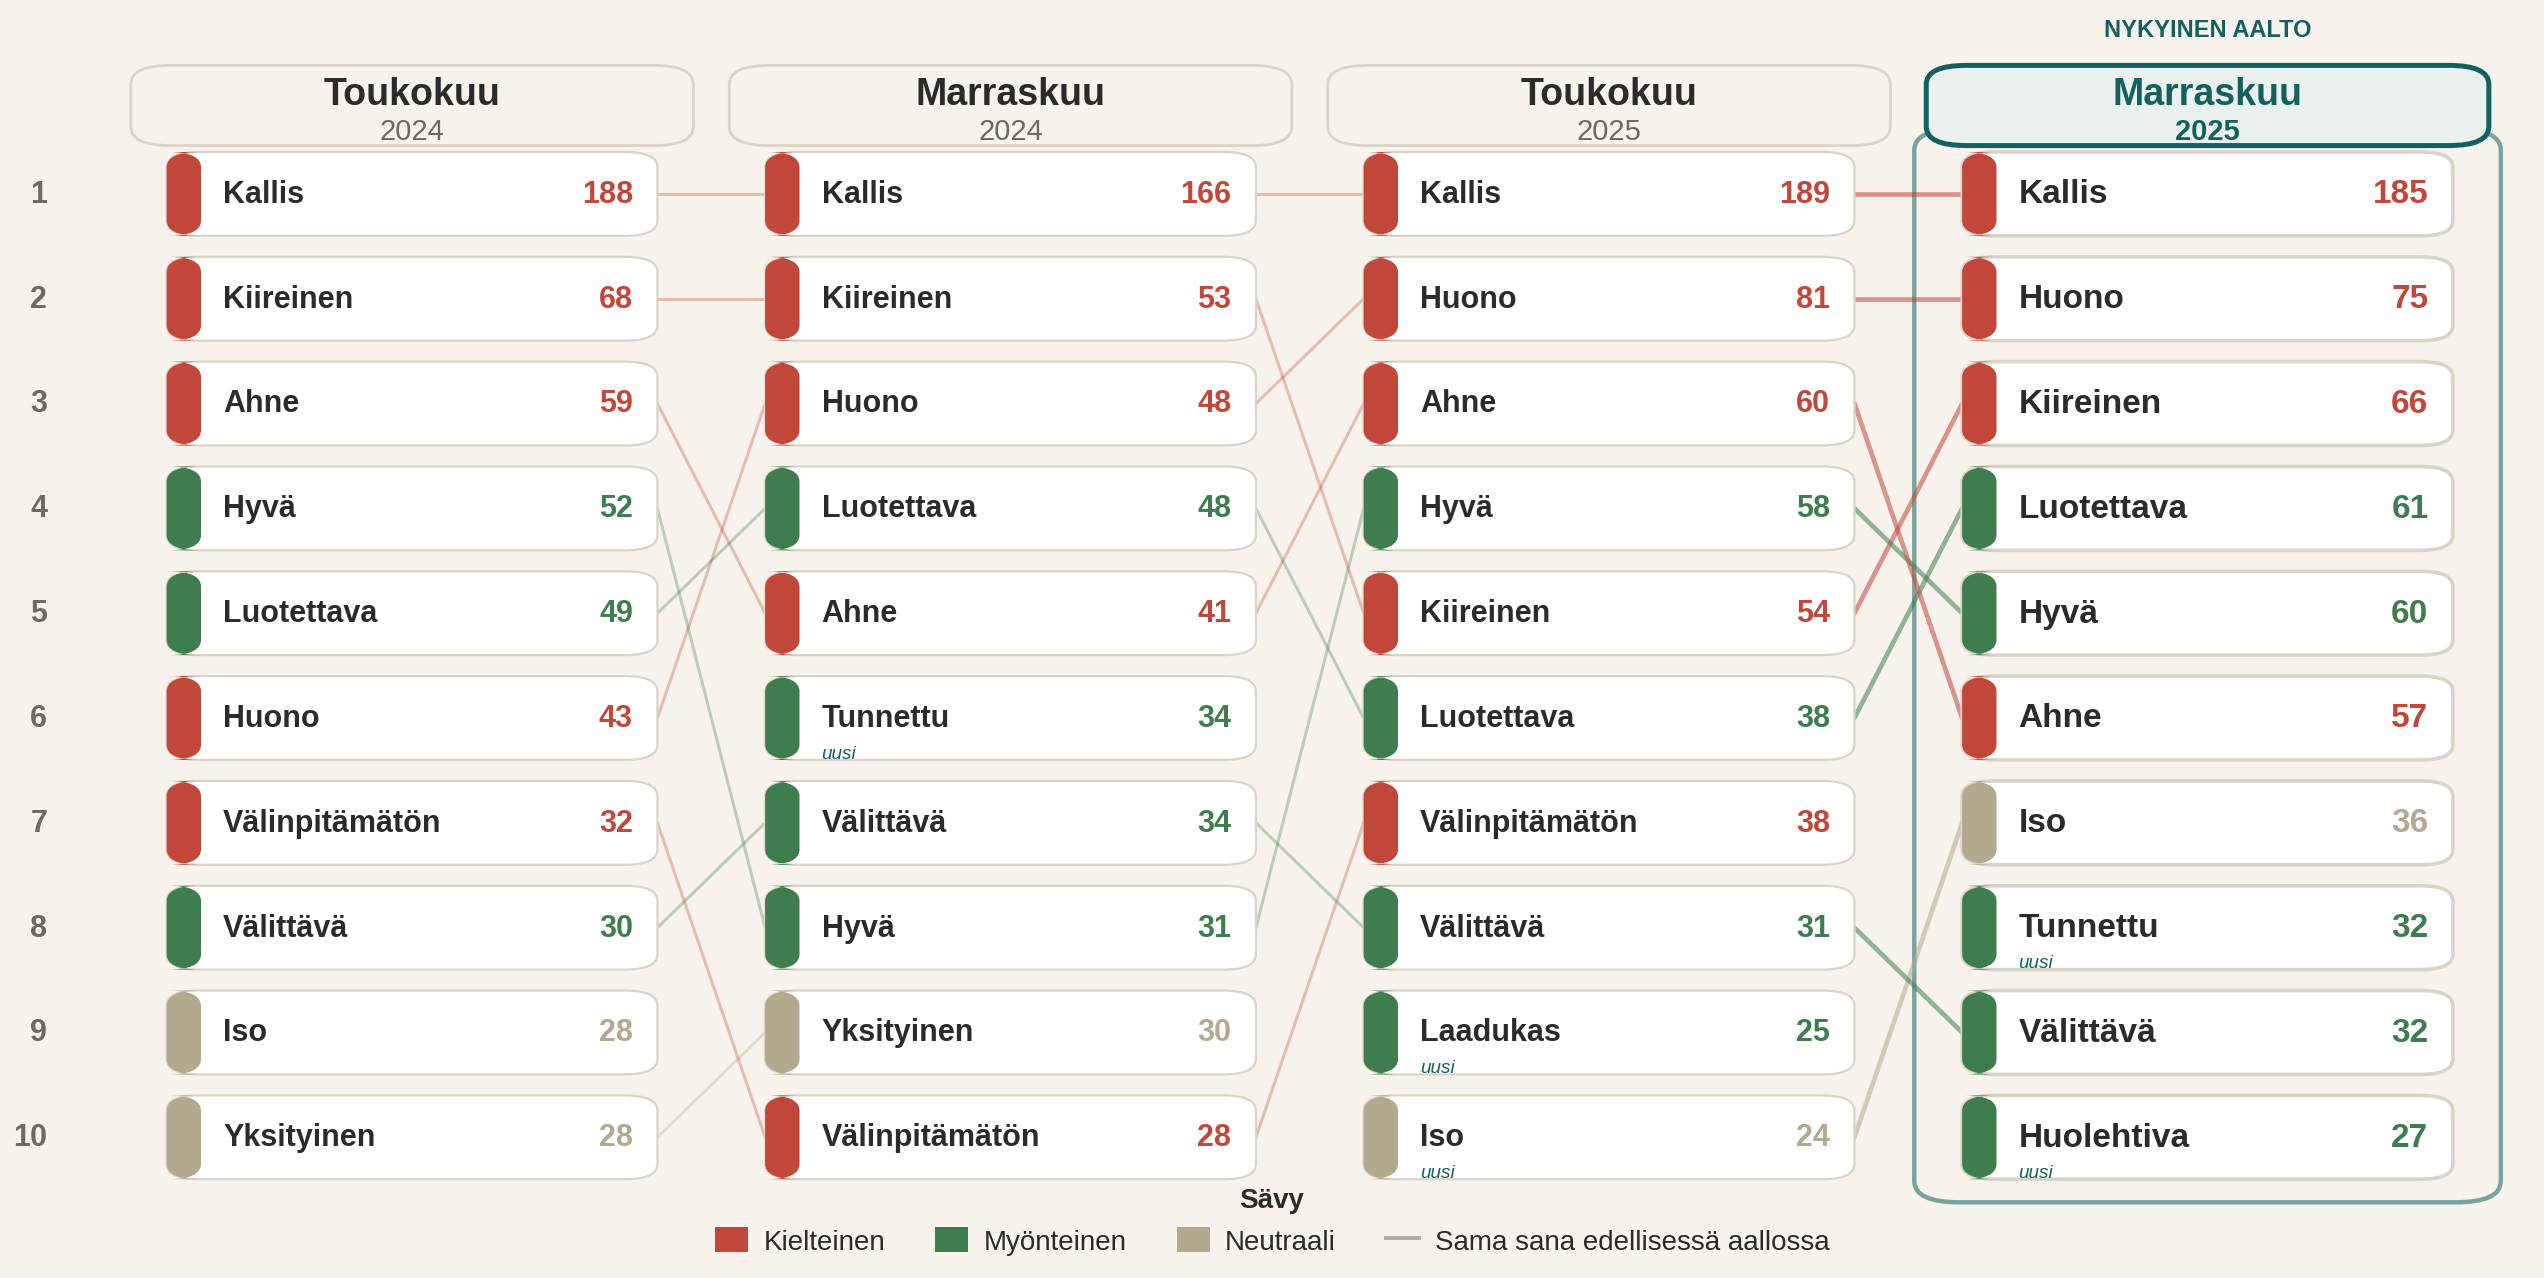

Source code (Python):
#!/usr/bin/env python3
"""Build the MULTI-WAVE spontaneous brand-image (words) slide — nSight style.

Shows the TOP-10 spontaneously-mentioned words describing Attendo for ALL FOUR
survey waves side by side, as four ranked columns. Each cell is a word + its
EXACT mention count, coloured by sentiment (kielteinen / myönteinen /
neutraali). Thin connector lines link the same word across adjacent waves so
rank movement is visible; words new to a wave's TOP-10 carry a small "uusi"
flag. The current wave (Marraskuu 2025) is emphasised with a highlighted
header band and a heavier panel border.

All words, counts and sentiment values are read VERBATIM from words_waves.json.
Nothing is hard-coded or invented.

Run: uv run python chart_lab/agent_dense_words.py
"""
import json
from pathlib import Path

import matplotlib
matplotlib.use("Agg")
import matplotlib.pyplot as plt
from matplotlib import font_manager as fm
from matplotlib.patches import FancyBboxPatch, Patch
from matplotlib.lines import Line2D

from pptx import Presentation
from pptx.util import Inches, Pt, Emu
from pptx.dml.color import RGBColor
from pptx.enum.text import PP_ALIGN, MSO_ANCHOR
from PIL import Image

# ---------------------------------------------------------------- paths
ROOT = Path("/home/johan/Projects/nsight/proto")
DATA = ROOT / "chart_lab" / "words_waves.json"
PNG = ROOT / "chart_lab" / "agent_dense_words.png"
OUT = ROOT / "work" / "agent_dense_words.pptx"
OUT.parent.mkdir(parents=True, exist_ok=True)

# ---------------------------------------------------------------- fonts
FONT_REG = "/usr/share/fonts/truetype/liberation/LiberationSans-Regular.ttf"
FONT_BOLD = "/usr/share/fonts/truetype/liberation/LiberationSans-Bold.ttf"
for f in (FONT_REG, FONT_BOLD):
    fm.fontManager.addfont(f)
plt.rcParams["font.family"] = "Liberation Sans"

# ---------------------------------------------------------------- data
d = json.loads(DATA.read_text())
QUESTION = d["question"]
BASE = d["base"]                       # "kaikki vastaajat, n=863"
WAVES = list(d["waves"].keys())        # 4 wave names, chronological order
waves = {w: [(word, cnt) for word, cnt in d["waves"][w]] for w in WAVES}
SENT = d["sentiment"]                   # word -> sentiment (verbatim)
CURRENT = WAVES[-1]                     # current wave = last (Marraskuu 2025)

# ---------------------------------------------------------------- brand colours
CREAM = "#F7F3EC"
PANEL = "#FFFFFF"
INK = "#2B2B2B"
TEAL = "#13615E"
MUTED = "#6E6A63"
GRID = "#DAD3C7"
HILITE = "#E9F0EE"          # soft teal tint for current-wave header band

SENT_COLOR = {
    "kielteinen": "#C0473A",   # negative — warm red
    "myönteinen": "#3F7D4E",   # positive — green
    "neutraali":  "#B3A98F",   # neutral — warm grey
}
SENT_LABEL = {
    "kielteinen": "Kielteinen",
    "myönteinen": "Myönteinen",
    "neutraali":  "Neutraali",
}
SENT_ORDER = ["kielteinen", "myönteinen", "neutraali"]
present = [s for s in SENT_ORDER
           if any(SENT[w] == s for col in waves.values() for w, _ in col)]

# ---------------------------------------------------------------- layout grid
N_WAVES = len(WAVES)
N_ROWS = 10                                   # TOP-10

# canvas in data coords (0..100 x, 0..100 y)
COL_X0, COL_X1 = 4.0, 99.0
col_span = (COL_X1 - COL_X0) / N_WAVES
# centre x of each wave column
col_cx = [COL_X0 + col_span * (i + 0.5) for i in range(N_WAVES)]
# pill (cell) geometry
PILL_W = col_span * 0.82
HDR_Y = 94.0                                   # header band centre
ROW_TOP = 86.5
ROW_BOT = 6.5
row_h = (ROW_TOP - ROW_BOT) / (N_ROWS - 1)
row_y = [ROW_TOP - row_h * r for r in range(N_ROWS)]   # rank 1 at top

# rank lookup for each wave: word -> row index (0-based)
rank_of = {w: {word: i for i, (word, _) in enumerate(waves[w])} for w in WAVES}

# ---------------------------------------------------------------- figure
FIG_W, FIG_H = 12.6, 6.25
fig = plt.figure(figsize=(FIG_W, FIG_H), dpi=200)
fig.patch.set_facecolor(CREAM)
ax = fig.add_axes([0.0, 0.0, 1.0, 1.0])
ax.set_xlim(0, 100)
ax.set_ylim(-4, 102)
ax.axis("off")

PILL_H = row_h * 0.80

def pill_xy(col_i, row_i):
    cx = col_cx[col_i]
    cy = row_y[row_i]
    return cx, cy


# ---- connector lines between adjacent waves (drawn first, behind pills) ----
for ci in range(N_WAVES - 1):
    left_words = {word for word, _ in waves[WAVES[ci]]}
    for word, _ in waves[WAVES[ci + 1]]:
        if word in left_words:
            r0 = rank_of[WAVES[ci]][word]
            r1 = rank_of[WAVES[ci + 1]][word]
            x0 = col_cx[ci] + PILL_W / 2.0
            x1 = col_cx[ci + 1] - PILL_W / 2.0
            y0 = row_y[r0]
            y1 = row_y[r1]
            col = SENT_COLOR[SENT[word]]
            # emphasise lines feeding into the current wave
            lw = 1.7 if WAVES[ci + 1] == CURRENT else 1.1
            alpha = 0.55 if WAVES[ci + 1] == CURRENT else 0.32
            ax.plot([x0, x1], [y0, y1], color=col, lw=lw, alpha=alpha,
                    solid_capstyle="round", zorder=2)

# ---- rank gutter numbers (left of first column) ----
for r in range(N_ROWS):
    ax.text(COL_X0 - 2.6, row_y[r], f"{r + 1}", va="center", ha="right",
            fontsize=11, color=MUTED, fontweight="bold", zorder=4)

# ---- column header bands + wave labels ----
for ci, wv in enumerate(WAVES):
    is_cur = (wv == CURRENT)
    cx = col_cx[ci]
    band_w = col_span * 0.94
    # header band
    ax.add_patch(FancyBboxPatch(
        (cx - band_w / 2.0, HDR_Y - 3.4), band_w, 6.8,
        boxstyle="round,pad=0,rounding_size=1.6",
        facecolor=(HILITE if is_cur else "none"),
        edgecolor=(TEAL if is_cur else GRID),
        linewidth=(1.8 if is_cur else 1.0), zorder=3))
    # split "Toukokuu 2024" -> month / year for a tidy 2-line header
    parts = wv.split(" ")
    month, year = parts[0], parts[-1]
    ax.text(cx, HDR_Y + 1.0, month, va="center", ha="center",
            fontsize=13.5, fontweight="bold",
            color=(TEAL if is_cur else INK), zorder=5)
    ax.text(cx, HDR_Y - 2.2, year, va="center", ha="center",
            fontsize=10.5, color=(TEAL if is_cur else MUTED),
            fontweight=("bold" if is_cur else "normal"), zorder=5)
    if is_cur:
        ax.text(cx, HDR_Y + 6.4, "NYKYINEN AALTO", va="center", ha="center",
                fontsize=8.5, fontweight="bold", color=TEAL, zorder=5)

# ---- emphasis border around the current-wave column ----
cur_i = WAVES.index(CURRENT)
ax.add_patch(FancyBboxPatch(
    (col_cx[cur_i] - col_span * 0.49, ROW_BOT - row_h * 0.62),
    col_span * 0.98, (ROW_TOP - ROW_BOT) + row_h * 1.24,
    boxstyle="round,pad=0,rounding_size=1.8",
    facecolor="none", edgecolor=TEAL, linewidth=1.6, alpha=0.55, zorder=1))

# ---- the cells (word + count pills) ----
for ci, wv in enumerate(WAVES):
    is_cur = (wv == CURRENT)
    prev_words = (set(w for w, _ in waves[WAVES[ci - 1]]) if ci > 0 else None)
    cx = col_cx[ci]
    for r, (word, cnt) in enumerate(waves[wv]):
        cy = row_y[r]
        col = SENT_COLOR[SENT[word]]
        # pill: light tinted background with a coloured left sentiment chip
        pw, ph = PILL_W, PILL_H
        ax.add_patch(FancyBboxPatch(
            (cx - pw / 2.0, cy - ph / 2.0), pw, ph,
            boxstyle="round,pad=0,rounding_size=1.3",
            facecolor=PANEL, edgecolor=GRID,
            linewidth=(1.3 if is_cur else 0.8), zorder=4))
        # sentiment chip (left edge)
        chip_w = pw * 0.07
        ax.add_patch(FancyBboxPatch(
            (cx - pw / 2.0, cy - ph / 2.0), chip_w, ph,
            boxstyle="round,pad=0,rounding_size=1.3",
            facecolor=col, edgecolor="none", zorder=5))
        # word (left) + count (right), inside the pill
        tx = cx - pw / 2.0 + chip_w + pw * 0.045
        ax.text(tx, cy, word, va="center", ha="left",
                fontsize=(12.0 if is_cur else 11.0),
                fontweight="bold", color=INK, zorder=6)
        ax.text(cx + pw / 2.0 - pw * 0.05, cy, f"{cnt}", va="center",
                ha="right", fontsize=(12.0 if is_cur else 11.0),
                fontweight="bold", color=col, zorder=6)
        # "uusi" flag for words not in the previous wave's TOP-10
        if prev_words is not None and word not in prev_words:
            ax.text(cx - pw / 2.0 + chip_w + pw * 0.045, cy - ph * 0.42,
                    "uusi", va="center", ha="left", fontsize=6.8,
                    style="italic", color=TEAL, zorder=6)

# ---- sentiment legend (bottom) ----
handles = [Patch(facecolor=SENT_COLOR[s], label=SENT_LABEL[s]) for s in present]
handles.append(Line2D([0], [0], color=MUTED, lw=1.4, alpha=0.5,
                      label="Sama sana edellisessä aallossa"))
leg = ax.legend(handles=handles, loc="lower center",
                bbox_to_anchor=(0.5, -0.015), ncol=len(handles),
                frameon=False, fontsize=10.0,
                handlelength=1.2, handleheight=1.0,
                columnspacing=1.8, handletextpad=0.55)
for t in leg.get_texts():
    t.set_color(INK)
leg.set_title("Sävy", prop={"size": 10.0, "weight": "bold"})
leg.get_title().set_color(INK)

fig.savefig(PNG, dpi=200, facecolor=CREAM, bbox_inches="tight", pad_inches=0.06)
plt.close(fig)
print("chart ->", PNG)

# ================================================================ PPTX
PX_CREAM = RGBColor(0xF7, 0xF3, 0xEC)
PX_INK = RGBColor(0x2B, 0x2B, 0x2B)
PX_TEAL = RGBColor(0x13, 0x61, 0x5E)
PX_RED = RGBColor(0xC0, 0x47, 0x3A)
PX_MUTED = RGBColor(0x6E, 0x6A, 0x63)

prs = Presentation()
prs.slide_width = Inches(13.333)
prs.slide_height = Inches(7.5)
SW, SH = prs.slide_width, prs.slide_height
slide = prs.slides.add_slide(prs.slide_layouts[6])

bg = slide.shapes.add_shape(1, 0, 0, SW, SH)
bg.fill.solid(); bg.fill.fore_color.rgb = PX_CREAM
bg.line.fill.background(); bg.shadow.inherit = False
slide.shapes._spTree.remove(bg._element)
slide.shapes._spTree.insert(2, bg._element)


def textbox(l, t, w, h, runs, align=PP_ALIGN.LEFT, anchor=MSO_ANCHOR.TOP,
            space_after=0):
    tb = slide.shapes.add_textbox(l, t, w, h)
    tf = tb.text_frame
    tf.word_wrap = True
    tf.vertical_anchor = anchor
    tf.margin_left = 0; tf.margin_right = 0
    tf.margin_top = 0; tf.margin_bottom = 0
    first = True
    for line in runs:
        p = tf.paragraphs[0] if first else tf.add_paragraph()
        first = False
        p.alignment = align
        p.space_after = Pt(space_after)
        p.space_before = Pt(0)
        for txt, sz, col, bold in line:
            r = p.add_run(); r.text = txt
            r.font.size = Pt(sz); r.font.bold = bold
            r.font.color.rgb = col
            r.font.name = "Liberation Sans"
    return tb


# accent bar (red — flags the negative-dominated headline)
acc = slide.shapes.add_shape(1, Inches(0.55), Inches(0.40),
                             Inches(0.10), Inches(0.92))
acc.fill.solid(); acc.fill.fore_color.rgb = PX_RED
acc.line.fill.background(); acc.shadow.inherit = False

# Title (Finnish key message). Derive the two leading negative words of the
# current wave from the data so the headline stays exact.
cur_ranked = waves[CURRENT]
cur_neg = [w for w, _ in cur_ranked if SENT[w] == "kielteinen"]
neg_str = ", ".join(w.lower() for w in cur_neg[:2])
textbox(Inches(0.80), Inches(0.38), Inches(12.0), Inches(1.0),
        [[("Attendon mielikuvaa hallitsevat yhä kielteiset sanat — "
           "kuva pysyy vakaana", 21, PX_INK, True)],
         [(f"Kärjessä {neg_str}; sama kärki toistuu kaikissa neljässä "
           "mittausaallossa", 13, PX_MUTED, False)]],
        space_after=3)

# section label
textbox(Inches(0.80), Inches(1.52), Inches(12.0), Inches(0.32),
        [[("SPONTAANI MIELIKUVA  ·  TOP 10 mainituinta sanaa  ·  "
           "neljä mittausaaltoa", 11, PX_TEAL, True)]])

# chart image (high-res embed, aspect preserved)
iw, ih = Image.open(PNG).size
ar = iw / ih
pic_w = Inches(12.55)
pic_h = Emu(int(pic_w / ar))
max_h = Inches(5.02)
if pic_h > max_h:
    pic_h = max_h
    pic_w = Emu(int(pic_h * ar))
pic_l = Emu(int((SW - pic_w) / 2))
pic_t = Inches(1.92)
slide.shapes.add_picture(str(PNG), pic_l, pic_t, width=pic_w, height=pic_h)

# footer: question + base n
textbox(Inches(0.80), Inches(7.04), Inches(9.6), Inches(0.42),
        [[("Kysymys: ", 9.5, PX_MUTED, True),
          ("”" + QUESTION + "”", 9.5, PX_MUTED, False)]])
base_disp = BASE[0].upper() + BASE[1:]
base_disp = base_disp.replace("n=", "n = ")
textbox(Inches(9.2), Inches(7.04), Inches(3.55), Inches(0.42),
        [[(base_disp, 9.5, PX_MUTED, True)]], align=PP_ALIGN.RIGHT)

prs.save(OUT)
print("slide ->", OUT)
